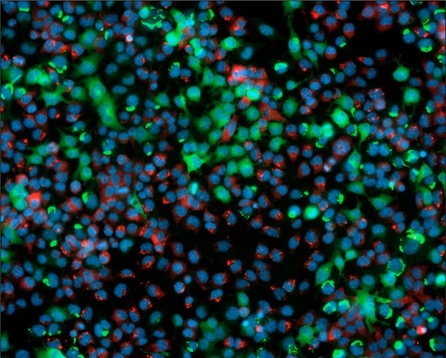
#> input picture images/test_image.jpg, 446 x 358 px, shrunk from 1020 x 818 before the run
$ python reading_images.py
#> lines starting #> are read from the running program, lines starting #| are printed output that depends on the picture
from PIL import Image
import numpy as np
import matplotlib.image as mpimg
import matplotlib.pyplot as plt
from skimage import io, img_as_float, img_as_ubyte
import cv2
import czifile
import glob

###############################################
# Using Pillow to read in and display images

# Contruct the image in Pillow
img = Image.open("images/test_image.jpg")
#> img is the input picture: PIL image 446x358 RGB; mean R, G, B 19, 50.1, 49.3

# Pillow uses its own image types, not arrays
print(type(img))
#| <class 'PIL.JpegImagePlugin.JpegImageFile'>

# Output the image
img.show()

# Print image format
print(img.format)
#| JPEG

# Print image mode (RGB/CMYK/etc.)
print(img.mode)
#| RGB

# Pillow objs can be converted to arrays
img_arr = np.asarray(img)
print(img_arr)
#> (printed output is left out)


###############################################
# Using matplotlib to read in and display images

img = mpimg.imread("images/test_image.jpg")

# The type of mpl images are np arrays
print(type(img))
#| <class 'numpy.ndarray'>
print(img)
#> (printed output is left out)

# Tuple of array dimensions
print(img.shape)
#| (358, 446, 3)

plt.imshow(img)
plt.colorbar()
plt.show()
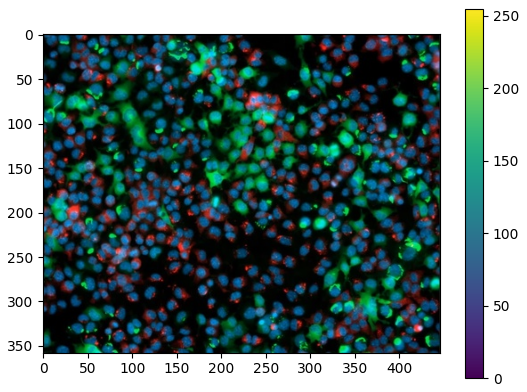
#> figure drawn by matplotlib, 2 panels


###############################################
# Using skikit-image to manipulate images

# img_as_float converts a 256 bit RGB val to a float val between 0 and 1
img = img_as_float(io.imread("images/test_image.jpg"))
#> img: shape (358, 446, 3) float64

print(img)
#> (printed output is left out)

img_byte = img_as_ubyte(img)

print(img_byte)
#> (printed output is left out)


###############################################
# Using opencv to read in and display images

bw_img = cv2.imread("images/test_image.jpg", 0)
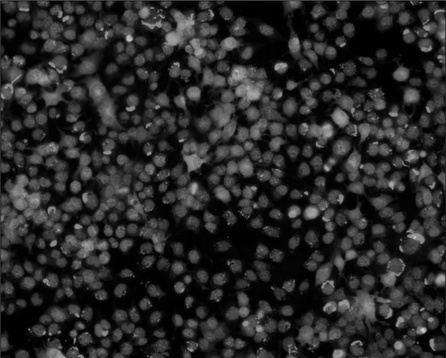
#> bw_img: shape (358, 446); min 0, max 212, mean 40.4
color_img = cv2.imread("images/test_image.jpg", 1)

# opencv types are np arrays
print(type(bw_img))
#| <class 'numpy.ndarray'>
print(type(color_img))
#| <class 'numpy.ndarray'>

# imshow displays image in a new window, first arg is name of the window
cv2.imshow("B&W", bw_img)
cv2.imshow("COLOR", color_img)
# all windows created will display at the same time until destroyed

# HOWEVER, window will immediately disappear unless
# Maintain output window until
# user presses a key or 1000 ms (1s)
cv2.waitKey(0)
#destroys all windows created
cv2.destroyAllWindows()

#OpenCV imread, imwrite and imshow all work with the BGR order, not RGB
#but there is no need to change the order when you read an image with
#cv2.imread and then want to show it with cv2.imshow
#if you use matplotlib, it uses RGB.

plt.imshow(color_img)

#OpenCV represents RGB images as multi-dimensional NumPy arrays, but as BGR.

#we can convert the images from BGR to RGB
plt.imshow(cv2.cvtColor(color_img, cv2.COLOR_BGR2RGB))
plt.show()
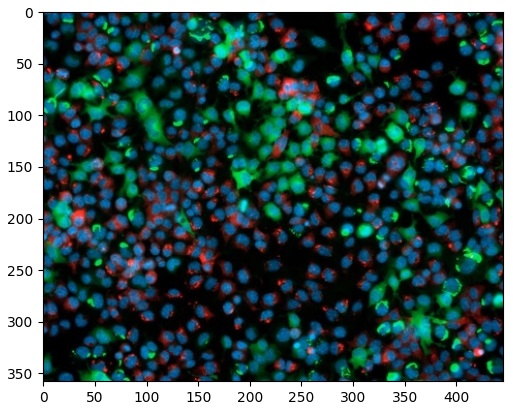
#> figure drawn by matplotlib, 1 panel; B, G, R data is drawn as R, G, B

#We can also change color spaces from RGB to HSV..
plt.imshow(cv2.cvtColor(color_img, cv2.COLOR_BGR2HSV))
plt.show()
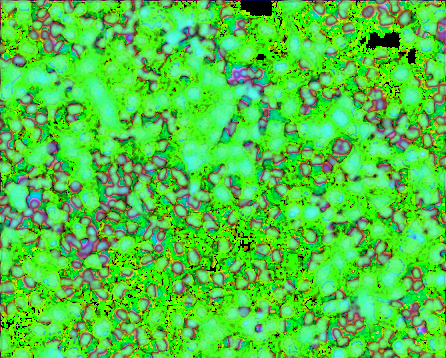
#> shown: shape (358, 446, 3); mean R, G, B 78.3, 201.7, 64.5


###############################################
# Using czifile to read in and display images

#> (the run stopped early here; a loop or call above may not have finished)
